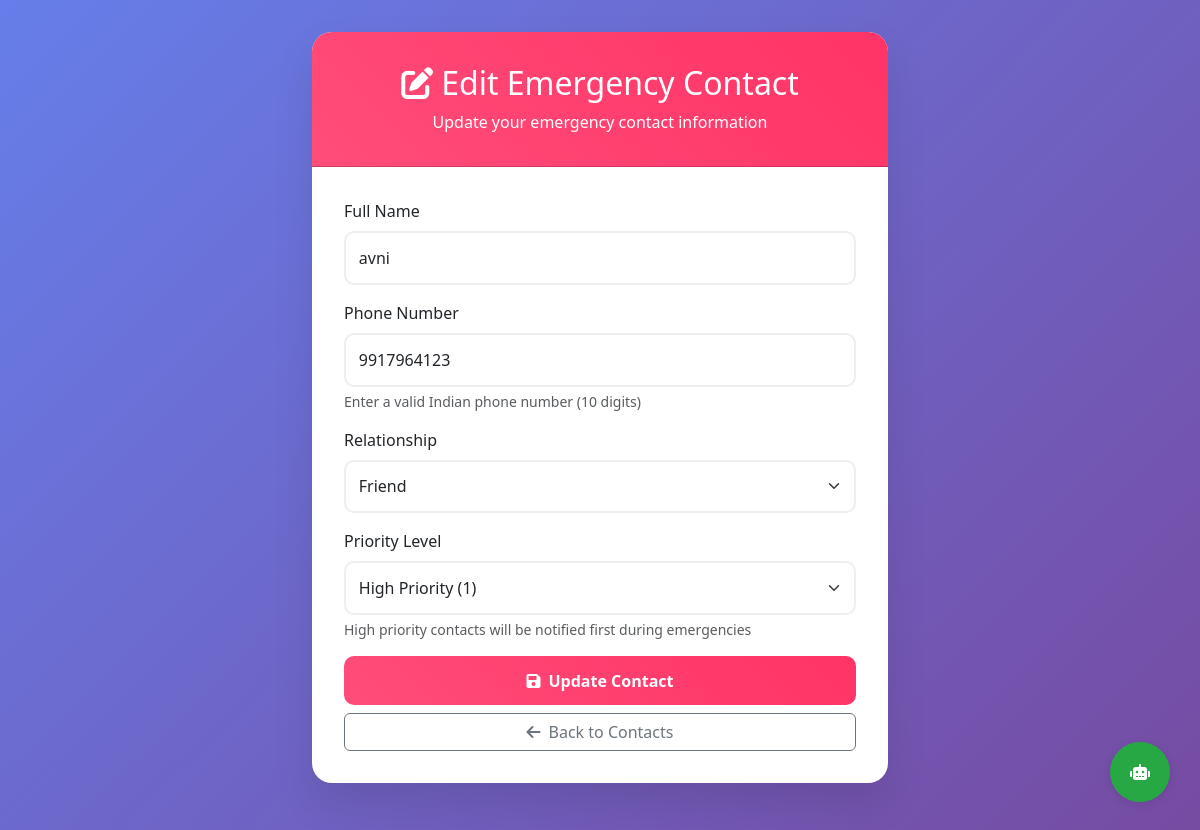
Screenshot of /edit-contact/7 (signed in) with the database file from the repository.
### tables this page shows
CREATE TABLE emergency_contacts
                 (id INTEGER PRIMARY KEY AUTOINCREMENT,
                  user_id INTEGER NOT NULL,
                  name TEXT NOT NULL,
                  phone TEXT NOT NULL,
                  relationship TEXT,
                  priority INTEGER DEFAULT 1,
                  FOREIGN KEY (user_id) REFERENCES users (id));

### app.py (the view, shortened to what this page needs)
@app.route('/edit-contact/<int:contact_id>', methods=['GET', 'POST'])
def edit_contact(contact_id):
    if 'user_id' not in session:
        return redirect(url_for('login'))
    conn = get_db_connection()
    contact = conn.execute('SELECT * FROM emergency_contacts WHERE id = ? AND user_id = ?',
                         (contact_id, session['user_id'])).fetchone()
    conn.close()
    if not contact:
        flash('Contact not found!', 'danger')
        return redirect(url_for('emergency_contacts'))
    return render_template('edit_contact.html', contact=contact)

### app.py (called while the page is built)
def get_db_connection():
    os.makedirs('database', exist_ok=True)
    conn = sqlite3.connect('database/users.db')
    conn.row_factory = sqlite3.Row
    return conn

### templates/edit_contact.html (shortened to what this page needs)
<!DOCTYPE html>
<html lang="en">
<head>
    <link href="https://cdn.jsdelivr.net/npm/bootstrap@5.3.0/dist/css/bootstrap.min.css" rel="stylesheet">
    <link rel="stylesheet" href="https://cdnjs.cloudflare.com/ajax/libs/font-awesome/6.0.0/css/all.min.css">
</head>
<body>
    <div class="container">
        <div class="card">
            <div class="card-header">
                <h2><i class="fas fa-edit me-2"></i>Edit Emergency Contact</h2>
                <p class="mb-0">Update your emergency contact information</p>
            </div>
            <div class="card-body">
                <form method="POST">
                    <div class="mb-3">
                        <label for="name" class="form-label">Full Name</label>
                        <input type="text" class="form-control" id="name" name="name" value="{{ contact.name }}" required>
                    </div>
                    <div class="mb-3">
                        <label for="phone" class="form-label">Phone Number</label>
                        <input type="tel" class="form-control" id="phone" name="phone" value="{{ contact.phone }}" required placeholder="Enter 10-digit phone number">
                        <div class="form-text">Enter a valid Indian phone number (10 digits)</div>
                    </div>
                    <div class="mb-3">
                        <label for="relationship" class="form-label">Relationship</label>
                        <select class="form-select" id="relationship" name="relationship" required>
                            <option value="Friend" {% if contact.relationship == 'Friend' %}selected{% endif %}>Friend</option>
                        </select>
                    </div>
                    <div class="mb-3">
                        <label for="priority" class="form-label">Priority Level</label>
                        <select class="form-select" id="priority" name="priority">
                            <option value="1" {% if contact.priority == 1 %}selected{% endif %}>High Priority (1)</option>
                        </select>
                        <div class="form-text">High priority contacts will be notified first during emergencies</div>
                    </div>
                    <div class="d-grid gap-2">
                        <button type="submit" class="btn btn-primary">
                            <i class="fas fa-save me-2"></i>Update Contact
                        </button>
                        <a href="{{ url_for('emergency_contacts') }}" class="btn btn-outline-secondary">
                            <i class="fas fa-arrow-left me-2"></i>Back to Contacts
                        </a>
                    </div>
                </form>
            </div>
        </div>
    </div>
    <div class="floating-chatbot" onclick="openChatbot()">
        <i class="fas fa-robot"></i>
    </div>
</body>
</html>

### templates/edit_contact.html (style rules this page uses)
body { background: linear-gradient(135deg, #667eea 0%, #764ba2 100%); min-height: 100vh; font-family: 'Segoe UI', Tahoma, Geneva, Verdana, sans-serif; }
.container { max-width: 600px; margin: 2rem auto; }
.card { border: none; border-radius: 20px; box-shadow: 0 20px 40px rgba(0,0,0,0.1); background: white; }
.card-header { background: linear-gradient(45deg, #ff4d79, #ff3366); color: white; border-radius: 20px 20px 0 0 !important; padding: 2rem; text-align: center; }
.card-body { padding: 2rem; }
.form-control, .form-select { border: 2px solid #eee; border-radius: 10px; padding: 0.8rem; transition: border-color 0.3s; }
.btn-primary { background: linear-gradient(45deg, #ff4d79, #ff3366); border: none; padding: 0.8rem 2rem; border-radius: 10px; font-weight: 600; }
.floating-chatbot { position: fixed; bottom: 30px; right: 30px; background: #28a745; color: white; width: 60px; height: 60px; border-radius: 50%; box-shadow: 0 2px 10px rgba(0,0,0,0.1); cursor: pointer; transition: all 0.3s; z-index: 999; display: flex; align-items: center; justify-content: center; }

### rows the page displays
emergency_contacts: name "avni", phone "9917964123", relationship "Friend", priority "High Priority (1)"
